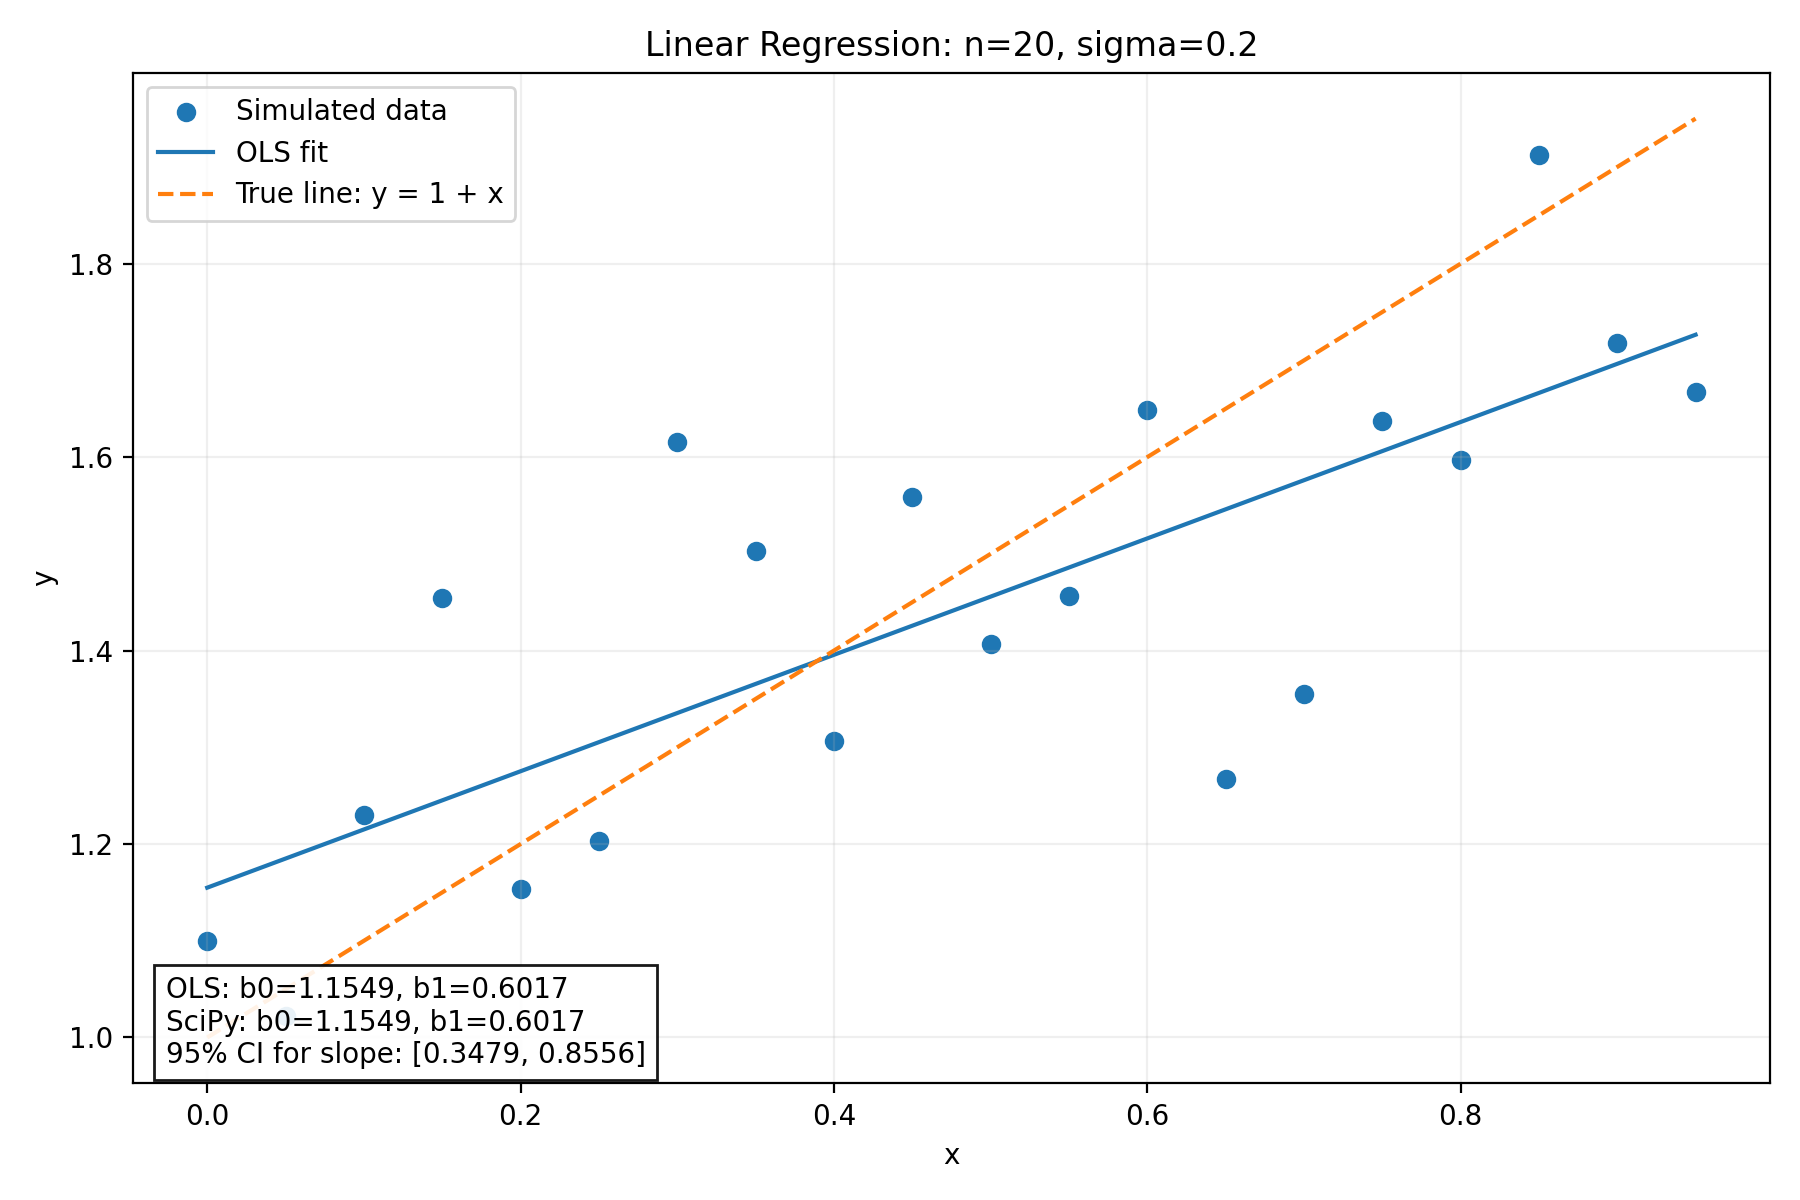

Write Python code to recreate this figure.
import numpy as np
import matplotlib.pyplot as plt
from scipy.stats import linregress, t

# Questions 1-4: Linear regression homework
np.random.seed(42)

def experiment(x):
    beta0 = 1
    beta1 = 1
    sigma = 0.2
    eps = np.random.normal(0, sigma, len(x))
    y = beta0 + beta1*x + eps
    return y

# The original class function uses only two endpoints.
def compute(x, y):
    n = len(x)
    beta1 = (y[n-1] - y[0]) / (x[n-1] - x[0])
    beta0 = y[n-1] - beta1*x[n-1]
    return beta0, beta1

# Q2: Calculate ordinary least-squares coefficients using all points.
def compute_ols(x, y):
    beta1 = np.sum((x - np.mean(x))*(y - np.mean(y))) / np.sum((x - np.mean(x))**2)
    beta0 = np.mean(y) - beta1*np.mean(x)
    return beta0, beta1

n = 20
x = np.arange(n) / n
y = experiment(x)
print('Q1 x:', x)
print('Q1 y:', y)

b0, b1 = compute_ols(x, y)
print('\nQ2: calculated by hand equations')
print('b0 =', b0, 'b1 =', b1)

# Q3: SciPy library estimates
# Note that linregress also returns the se for the slope, which can be used to check Devore's equations.
res = linregress(x, y)
print('\nQ3: SciPy linregress')
print('b0 =', res.intercept, 'b1 =', res.slope)

# Q4: 95% CI for regression slope (unknown residual variance).
y_fit = b0 + b1*x
residuals = y - y_fit
s = np.sqrt(np.sum(residuals**2) / (n-2))
Sxx = np.sum((x - np.mean(x))**2)
se_b1 = s / np.sqrt(Sxx)
t_critical = t.ppf(0.975, n-2)
ci_low = b1 - t_critical*se_b1
ci_high = b1 + t_critical*se_b1
print('\nQ4: 95% confidence interval for b1:', (ci_low, ci_high))

plt.figure(figsize=(9, 6))
plt.scatter(x, y, label='Simulated data')
plt.plot(x, y_fit, label='OLS fit')
plt.plot(x, 1+x, '--', label='True line: y = 1 + x')
plt.xlabel('x')
plt.ylabel('y')
plt.title('Linear Regression: n=20, sigma=0.2')
plt.grid(alpha=0.2)
plt.legend(loc='upper left')
info = (f'OLS: b0={b0:.4f}, b1={b1:.4f}\n'
        f'SciPy: b0={res.intercept:.4f}, b1={res.slope:.4f}\n'
        f'95% CI for slope: [{ci_low:.4f}, {ci_high:.4f}]')
plt.text(0.02, 0.02, info, transform=plt.gca().transAxes,
         bbox=dict(facecolor='white', alpha=0.9))
plt.tight_layout()
plt.savefig('HW5_1.png', dpi=200)
plt.show()
